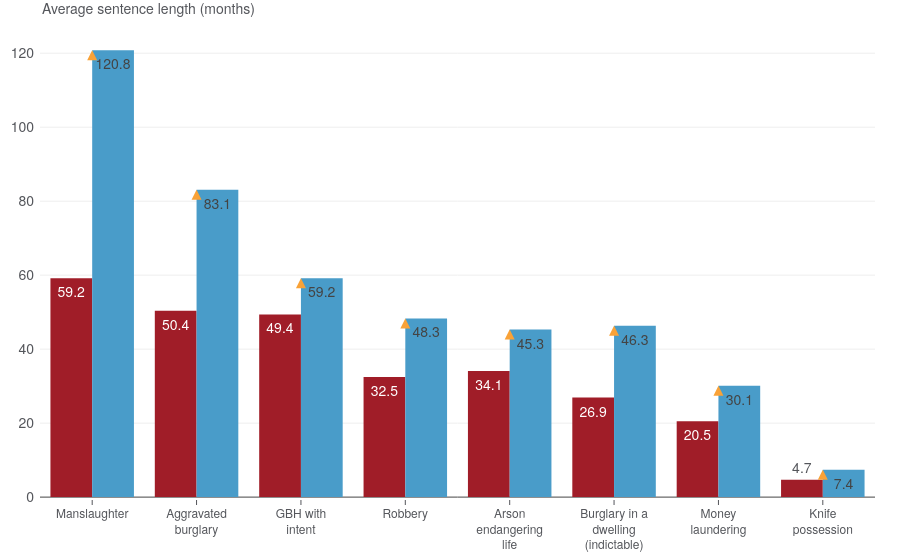

Notebook code for this chart:
### Code cell
from src.visualization.sentencing import sentence_inflation

### Figure 1 — Plotly figure (JSON) as saved in the notebook; plotly's stock layout.template omitted (floating-point values rounded to 4 significant figures)
{"data": [{"customdata": [2008, 2008, 2008, 2008, 2008, 2008, 2008, 2008], "hovertemplate": "<b>%{customdata}</b><br>%{x}: %{y} months<extra></extra>", "name": "2008", "text": [59.2, 50.4, 49.4, 32.5, 34.1, 26.9, 20.5, 4.7], "type": "bar", "x": ["Manslaughter", "Aggravated<br>burglary", "GBH with<br>intent", "Robbery", "Arson<br>endangering<br>life", "Burglary in a<br>dwelling<br>(indictable)", "Money<br>laundering", "Knife<br>possession"], "y": [59.2, 50.4, 49.4, 32.5, 34.1, 26.9, 20.5, 4.7]}, {"customdata": [2022, 2022, 2022, 2022, 2022, 2022, 2022, 2022], "hovertemplate": "<b>%{customdata}</b><br>%{x}: %{y} months<extra></extra>", "name": "2022", "text": [120.8, 83.1, 59.2, 48.3, 45.3, 46.3, 30.1, 7.4], "type": "bar", "x": ["Manslaughter", "Aggravated<br>burglary", "GBH with<br>intent", "Robbery", "Arson<br>endangering<br>life", "Burglary in a<br>dwelling<br>(indictable)", "Money<br>laundering", "Knife<br>possession"], "y": [120.8, 83.1, 59.2, 48.3, 45.3, 46.3, 30.1, 7.4]}, {"hovertemplate": "<extra></extra>", "marker": {"symbol": "arrow-up"}, "mode": "markers", "type": "scatter", "x": ["Manslaughter", "Aggravated<br>burglary", "GBH with<br>intent", "Robbery", "Arson<br>endangering<br>life", "Burglary in a<br>dwelling<br>(indictable)", "Money<br>laundering", "Knife<br>possession"], "y": [120.8, 83.1, 59.2, 48.3, 45.3, 46.3, 30.1, 7.4]}], "layout": {"annotations": [{"font": {"size": 14}, "showarrow": false, "text": "Average sentence length (months)", "x": 0, "xanchor": "left", "xref": "paper", "y": 1, "yanchor": "bottom", "yref": "paper"}], "barmode": "group", "hovermode": "closest", "margin": {"b": 60, "l": 40, "pad": 5, "r": 25, "t": 20}, "uniformtext": {"minsize": 8, "mode": "hide"}, "xaxis": {"tickangle": 0, "tickfont": {"size": 12}, "ticks": "inside"}}}
